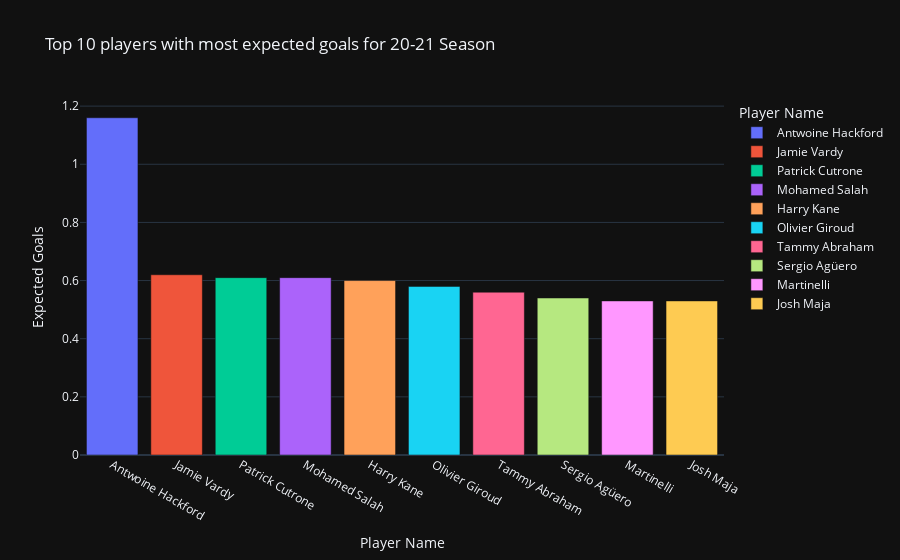

The notebook cell this image was saved under:
### Code cell
#3. Top 10 players with most expected goals for the season:
top10E=df.sort_values(by="Expected Goals",ascending=False).head(10)
px.bar(top10E,x="Name",y="Expected Goals",color="Name",title="Top 10 players with most expected goals for 20-21 Season",labels={"Expected Goals":"Expected Goals","Name":"Player Name"},
       template="plotly_dark")

### Figure 1 — Plotly figure (JSON) as saved in the notebook; plotly's stock layout.template omitted (floating-point values rounded to 4 significant figures)
{"data": [{"alignmentgroup": "True", "hovertemplate": "Player Name=%{x}<br>Expected Goals=%{y}<extra></extra>", "legendgroup": "Antwoine Hackford", "marker": {"color": "#636efa", "pattern": {"shape": ""}}, "name": "Antwoine Hackford", "offsetgroup": "Antwoine Hackford", "orientation": "v", "showlegend": true, "textposition": "auto", "type": "bar", "x": ["Antwoine Hackford"], "xaxis": "x", "y": [1.16], "yaxis": "y"}, {"alignmentgroup": "True", "hovertemplate": "Player Name=%{x}<br>Expected Goals=%{y}<extra></extra>", "legendgroup": "Jamie Vardy", "marker": {"color": "#EF553B", "pattern": {"shape": ""}}, "name": "Jamie Vardy", "offsetgroup": "Jamie Vardy", "orientation": "v", "showlegend": true, "textposition": "auto", "type": "bar", "x": ["Jamie Vardy"], "xaxis": "x", "y": [0.62], "yaxis": "y"}, {"alignmentgroup": "True", "hovertemplate": "Player Name=%{x}<br>Expected Goals=%{y}<extra></extra>", "legendgroup": "Patrick Cutrone", "marker": {"color": "#00cc96", "pattern": {"shape": ""}}, "name": "Patrick Cutrone", "offsetgroup": "Patrick Cutrone", "orientation": "v", "showlegend": true, "textposition": "auto", "type": "bar", "x": ["Patrick Cutrone"], "xaxis": "x", "y": [0.61], "yaxis": "y"}, {"alignmentgroup": "True", "hovertemplate": "Player Name=%{x}<br>Expected Goals=%{y}<extra></extra>", "legendgroup": "Mohamed Salah", "marker": {"color": "#ab63fa", "pattern": {"shape": ""}}, "name": "Mohamed Salah", "offsetgroup": "Mohamed Salah", "orientation": "v", "showlegend": true, "textposition": "auto", "type": "bar", "x": ["Mohamed Salah"], "xaxis": "x", "y": [0.61], "yaxis": "y"}, {"alignmentgroup": "True", "hovertemplate": "Player Name=%{x}<br>Expected Goals=%{y}<extra></extra>", "legendgroup": "Harry Kane", "marker": {"color": "#FFA15A", "pattern": {"shape": ""}}, "name": "Harry Kane", "offsetgroup": "Harry Kane", "orientation": "v", "showlegend": true, "textposition": "auto", "type": "bar", "x": ["Harry Kane"], "xaxis": "x", "y": [0.6], "yaxis": "y"}, {"alignmentgroup": "True", "hovertemplate": "Player Name=%{x}<br>Expected Goals=%{y}<extra></extra>", "legendgroup": "Olivier Giroud", "marker": {"color": "#19d3f3", "pattern": {"shape": ""}}, "name": "Olivier Giroud", "offsetgroup": "Olivier Giroud", "orientation": "v", "showlegend": true, "textposition": "auto", "type": "bar", "x": ["Olivier Giroud"], "xaxis": "x", "y": [0.58], "yaxis": "y"}, {"alignmentgroup": "True", "hovertemplate": "Player Name=%{x}<br>Expected Goals=%{y}<extra></extra>", "legendgroup": "Tammy Abraham", "marker": {"color": "#FF6692", "pattern": {"shape": ""}}, "name": "Tammy Abraham", "offsetgroup": "Tammy Abraham", "orientation": "v", "showlegend": true, "textposition": "auto", "type": "bar", "x": ["Tammy Abraham"], "xaxis": "x", "y": [0.56], "yaxis": "y"}, {"alignmentgroup": "True", "hovertemplate": "Player Name=%{x}<br>Expected Goals=%{y}<extra></extra>", "legendgroup": "Sergio Agüero", "marker": {"color": "#B6E880", "pattern": {"shape": ""}}, "name": "Sergio Agüero", "offsetgroup": "Sergio Agüero", "orientation": "v", "showlegend": true, "textposition": "auto", "type": "bar", "x": ["Sergio Agüero"], "xaxis": "x", "y": [0.54], "yaxis": "y"}, {"alignmentgroup": "True", "hovertemplate": "Player Name=%{x}<br>Expected Goals=%{y}<extra></extra>", "legendgroup": "Martinelli", "marker": {"color": "#FF97FF", "pattern": {"shape": ""}}, "name": "Martinelli", "offsetgroup": "Martinelli", "orientation": "v", "showlegend": true, "textposition": "auto", "type": "bar", "x": ["Martinelli"], "xaxis": "x", "y": [0.53], "yaxis": "y"}, {"alignmentgroup": "True", "hovertemplate": "Player Name=%{x}<br>Expected Goals=%{y}<extra></extra>", "legendgroup": "Josh Maja", "marker": {"color": "#FECB52", "pattern": {"shape": ""}}, "name": "Josh Maja", "offsetgroup": "Josh Maja", "orientation": "v", "showlegend": true, "textposition": "auto", "type": "bar", "x": ["Josh Maja"], "xaxis": "x", "y": [0.53], "yaxis": "y"}], "layout": {"barmode": "relative", "legend": {"title": {"text": "Player Name"}, "tracegroupgap": 0}, "title": {"text": "Top 10 players with most expected goals for 20-21 Season"}, "xaxis": {"anchor": "y", "categoryarray": ["Antwoine Hackford", "Jamie Vardy", "Patrick Cutrone", "Mohamed Salah", "Harry Kane", "Olivier Giroud", "Tammy Abraham", "Sergio Agüero", "Martinelli", "Josh Maja"], "categoryorder": "array", "domain": [0, 1], "title": {"text": "Player Name"}}, "yaxis": {"anchor": "x", "domain": [0, 1], "title": {"text": "Expected Goals"}}}}
